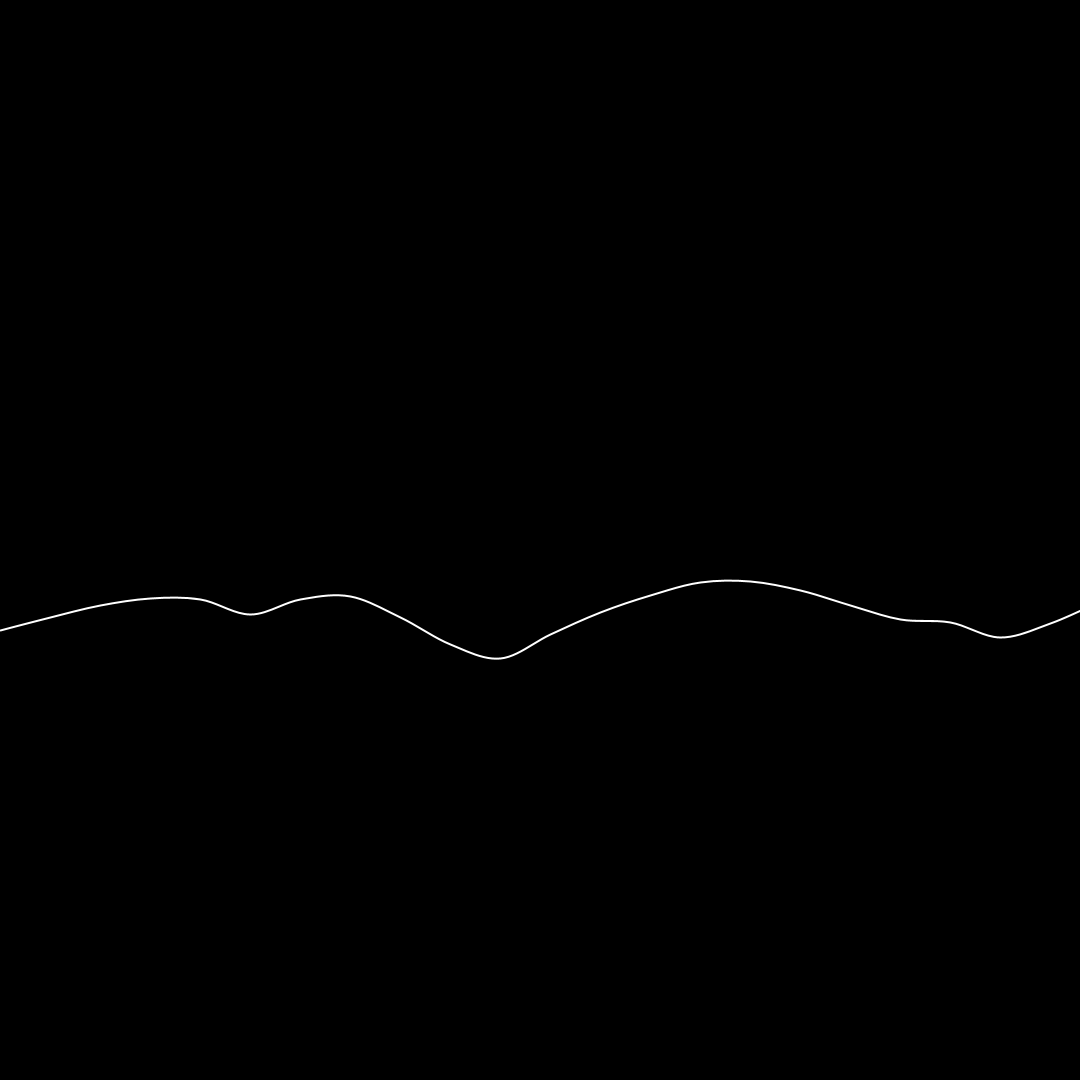
Frame 1 (no input)
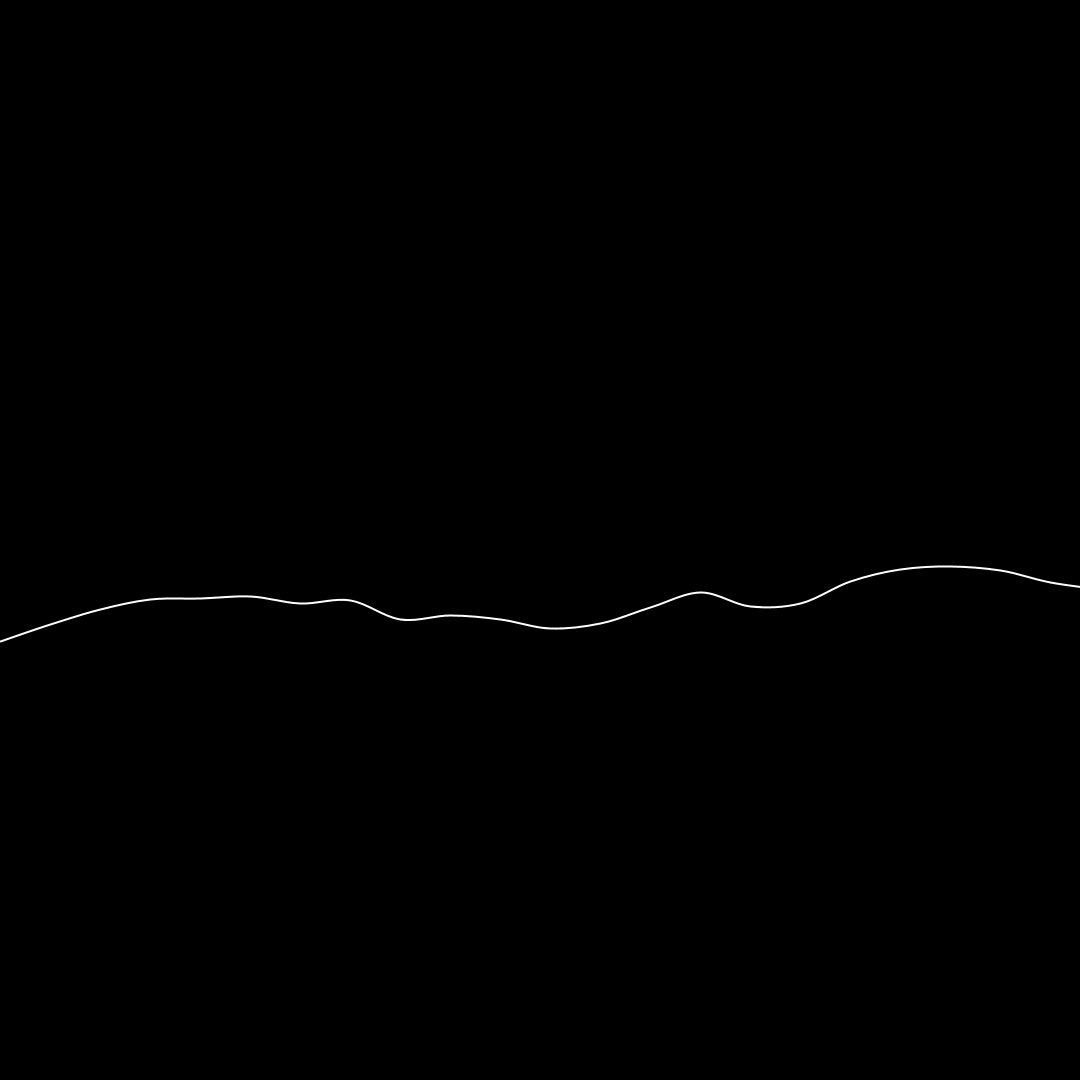
Frame 2 (the mouse pressed at the canvas centre, redrawn once)

The Processing sketch that drew these frames (run headless with seeded random() and noise(); the mouse was pressed at the canvas centre and the sketch redrawn once):

// Processing sketch: week10_alptugan_noise_03_fix_startStop_points
// ── week10_alptugan_noise_03_fix_startStop_points.pde
float x;
float y;

void setup() {
  surface.setLocation(0, 0);
  size(1080, 1080);
  background(0);

  smooth(); 
  noLoop();
}


void draw() {
  background(0);
  stroke(255);
  strokeWeight(2);

  noFill();
  beginShape();
  for (int i = 0; i < width + 50; i = i + 50) {
    x = i;
    y = height * 0.5 + noise(i * 0.004) * 150;
    
    if(i == 0) {
      curveVertex(x, y);
    }
    curveVertex(x, y);
  }
  curveVertex(x, y);
  endShape();
}

void mousePressed() {
  noiseSeed(int(random(999999)));
  loop();
}

void mouseReleased() {
  noLoop();
}
